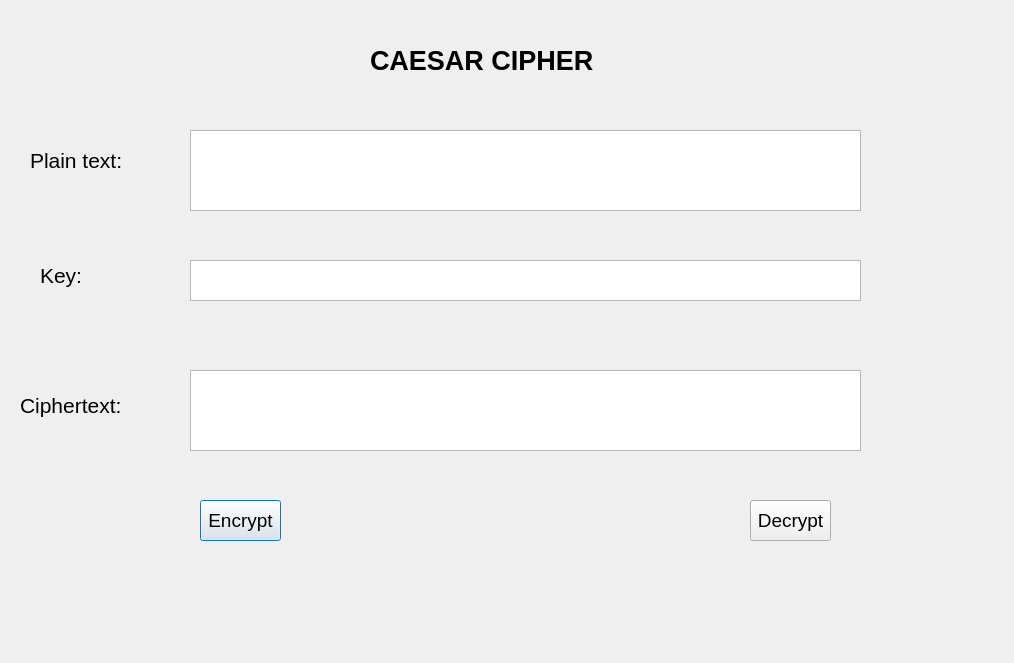
<?xml version="1.0" encoding="UTF-8"?>
<ui version="4.0">
 <class>Dialog</class>
 <widget class="QDialog" name="Dialog">
  <property name="geometry">
   <rect>
    <x>0</x>
    <y>0</y>
    <width>1014</width>
    <height>663</height>
   </rect>
  </property>
  <property name="windowTitle">
   <string>Dialog</string>
  </property>
  <widget class="QLabel" name="label">
   <property name="geometry">
    <rect>
     <x>370</x>
     <y>40</y>
     <width>241</width>
     <height>41</height>
    </rect>
   </property>
   <property name="font">
    <font>
     <family>Arial</family>
     <pointsize>20</pointsize>
     <weight>75</weight>
     <bold>true</bold>
    </font>
   </property>
   <property name="text">
    <string>CAESAR CIPHER</string>
   </property>
  </widget>
  <widget class="QLabel" name="label_2">
   <property name="geometry">
    <rect>
     <x>30</x>
     <y>150</y>
     <width>101</width>
     <height>20</height>
    </rect>
   </property>
   <property name="font">
    <font>
     <pointsize>16</pointsize>
    </font>
   </property>
   <property name="text">
    <string>Plain text:</string>
   </property>
  </widget>
  <widget class="QLabel" name="label_3">
   <property name="geometry">
    <rect>
     <x>40</x>
     <y>260</y>
     <width>51</width>
     <height>31</height>
    </rect>
   </property>
   <property name="font">
    <font>
     <pointsize>16</pointsize>
    </font>
   </property>
   <property name="text">
    <string>Key:</string>
   </property>
  </widget>
  <widget class="QLabel" name="label_4">
   <property name="geometry">
    <rect>
     <x>20</x>
     <y>390</y>
     <width>121</width>
     <height>31</height>
    </rect>
   </property>
   <property name="font">
    <font>
     <pointsize>16</pointsize>
    </font>
   </property>
   <property name="text">
    <string>Ciphertext:</string>
   </property>
  </widget>
  <widget class="QTextEdit" name="textEdit">
   <property name="geometry">
    <rect>
     <x>190</x>
     <y>130</y>
     <width>671</width>
     <height>81</height>
    </rect>
   </property>
  </widget>
  <widget class="QTextEdit" name="textEdit_2">
   <property name="geometry">
    <rect>
     <x>190</x>
     <y>260</y>
     <width>671</width>
     <height>41</height>
    </rect>
   </property>
  </widget>
  <widget class="QTextEdit" name="textEdit_3">
   <property name="geometry">
    <rect>
     <x>190</x>
     <y>370</y>
     <width>671</width>
     <height>81</height>
    </rect>
   </property>
  </widget>
  <widget class="QPushButton" name="pushButton">
   <property name="geometry">
    <rect>
     <x>200</x>
     <y>500</y>
     <width>81</width>
     <height>41</height>
    </rect>
   </property>
   <property name="font">
    <font>
     <pointsize>14</pointsize>
    </font>
   </property>
   <property name="text">
    <string>Encrypt</string>
   </property>
  </widget>
  <widget class="QPushButton" name="pushButton_2">
   <property name="geometry">
    <rect>
     <x>750</x>
     <y>500</y>
     <width>81</width>
     <height>41</height>
    </rect>
   </property>
   <property name="font">
    <font>
     <pointsize>14</pointsize>
    </font>
   </property>
   <property name="text">
    <string>Decrypt</string>
   </property>
  </widget>
 </widget>
 <resources/>
 <connections/>
</ui>
